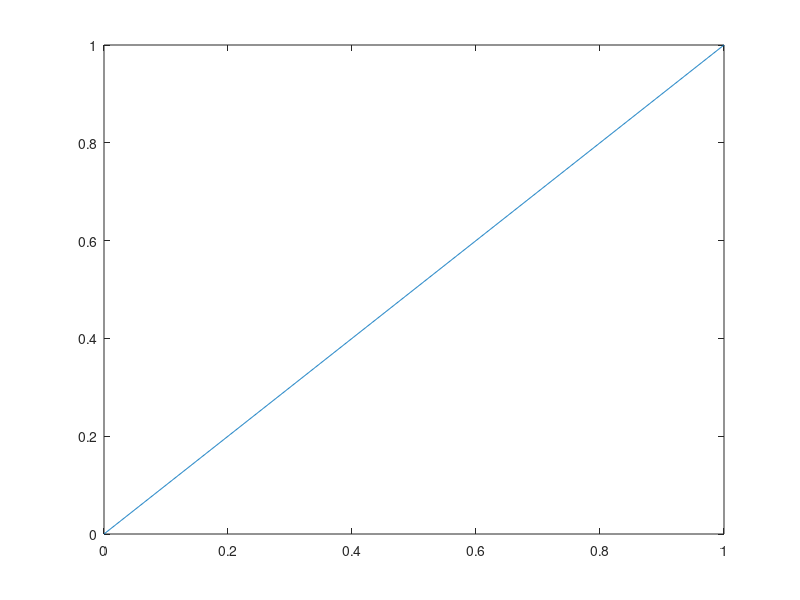

Write the MATLAB code that produced this figure. (Note: this script raises an error after producing the figure.)
clear
close all
clc

n = 50;

f = 'x';
f = inline(f);
x = linspace(0,1,n+1);
x = x(1:n);
F = f;
f = f(x);
f = f;



X = 0:0.001:1;
%X = [0 1/4 1/2 3/4];
%X = x;



a0 = plot(X,F(X));
hold on
N = length(X);
A = zeros(1,N);
[C,A] = myDFT_new(f,X,0,1);
A = real(A);
a1 = plot(X(1:end-1),A(1:end-1));

M0 = "Original function";
M1 = "Approximation";
legend([a0,a1], [M0,M1]);